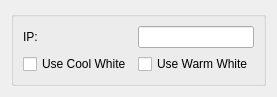
<?xml version="1.0" encoding="UTF-8"?>
<ui version="4.0">
 <class>OpenRGBPhilipsWizSettingsEntryUi</class>
 <widget class="QWidget" name="OpenRGBPhilipsWizSettingsEntryUi">
  <property name="geometry">
   <rect>
    <x>0</x>
    <y>0</y>
    <width>246</width>
    <height>82</height>
   </rect>
  </property>
  <property name="sizePolicy">
   <sizepolicy hsizetype="Expanding" vsizetype="Expanding">
    <horstretch>0</horstretch>
    <verstretch>0</verstretch>
   </sizepolicy>
  </property>
  <property name="windowTitle">
   <string>Philips WIZ settings entry</string>
  </property>
  <layout class="QGridLayout" name="gridLayout">
   <item row="0" column="1">
    <widget class="QGroupBox" name="groupBox">
     <property name="title">
      <string/>
     </property>
     <layout class="QGridLayout" name="gridLayout_2">
      <item row="2" column="0">
       <widget class="QCheckBox" name="UseCoolWhiteCheckBox">
        <property name="text">
         <string>Use Cool White</string>
        </property>
       </widget>
      </item>
      <item row="2" column="1">
       <widget class="QCheckBox" name="UseWarmWhiteCheckBox">
        <property name="text">
         <string>Use Warm White</string>
        </property>
       </widget>
      </item>
      <item row="0" column="1">
       <widget class="QLineEdit" name="IPEdit"/>
      </item>
      <item row="0" column="0">
       <widget class="QLabel" name="IPLabel">
        <property name="text">
         <string>IP:</string>
        </property>
       </widget>
      </item>
     </layout>
    </widget>
   </item>
  </layout>
 </widget>
 <resources/>
 <connections/>
</ui>
